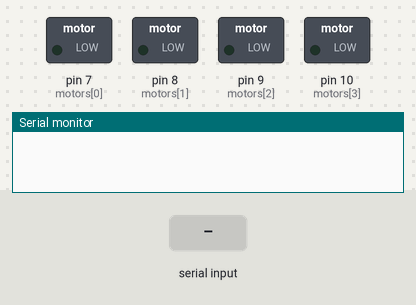
This sketch was run on a simulated Arduino Uno, built with avr-gcc and run on an emulated ATmega328P. Parts: switched loads named in the sketch (green lamp = pin HIGH), the last lines printed to the serial monitor. The test bench sets the inputs (shaded band).

Above: at 1.2 s.
1.3 s: "1" received over the second serial link
At 2.3 s:
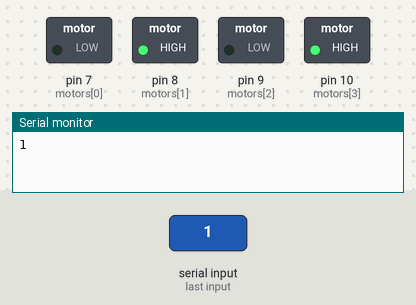
2.8 s: "2" received over the second serial link
At 3.5 s:
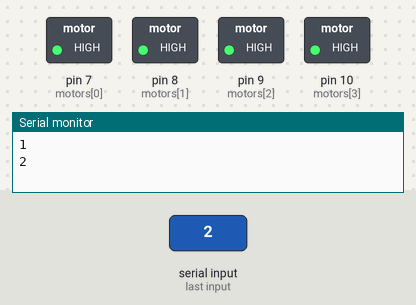
4.3 s: "3" received over the second serial link
At 4.6 s:
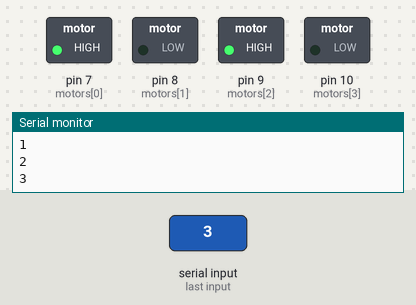
5.8 s: "4" received over the second serial link
At 7.0 s:
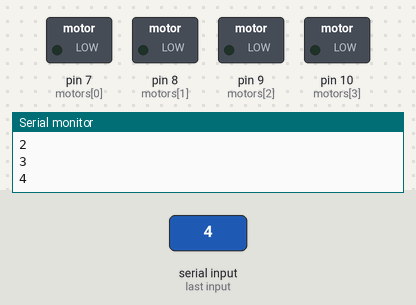
Timing chart, 0 to 8.3 s (numbered marks = the images above; inputs shaded):
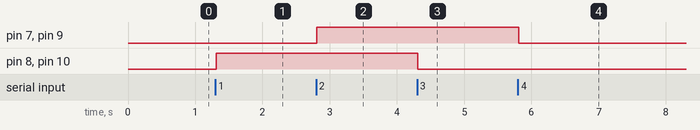

Measured:
- after the input at 1.3 s, pin 8 (motors[1]), pin 10 (motors[3]): LOW → HIGH at once
- after the input at 2.8 s, pin 7 (motors[0]), pin 9 (motors[2]): LOW → HIGH at once
- after the input at 4.3 s, pin 8 (motors[1]), pin 10 (motors[3]): HIGH → LOW at once
- after the input at 5.8 s, pin 7 (motors[0]), pin 9 (motors[2]): HIGH → LOW at once

The sketch:

redbot.ino
```cpp
#include <SoftwareSerial.h>

int motors[]={7,8,9,10};
String state;
SoftwareSerial bluetooth(11,12);//TX RX
void setup(){
  for(int i=0;i<4;i++){
 pinMode(motors[i],OUTPUT);
  }
bluetooth.begin(115200);
Serial.begin(9600);

}

void loop(){
    while(bluetooth.available())//check if there is an available byte to read
  {
    delay(10);
    char c=bluetooth.read();//Conduct a serial read
    state +=c;//build the string-either "1","2","3","4";
  }
  if(state.length()>0){
    Serial.println(state);
    motorsfwd();
   state="";
}
}

void motorsfwd(){
  /*MOVEFORWARD*/
  if(state=="1"){
    digitalWrite(motors[1],HIGH);
    digitalWrite(motors[3],HIGH);

  }
   /*REVERSE*/
   else if(state=="2"){
    digitalWrite(motors[0],HIGH);
    digitalWrite(motors[2],HIGH);

    }
  /*TURN OFF FORWARD*/
  else if(state=="3"){
    digitalWrite(motors[1],LOW);
    digitalWrite(motors[3],LOW);

    }

    /*TURN OFF REVERSE*/
    else if(state=="4"){
      digitalWrite(motors[0],LOW);
      digitalWrite(motors[2],LOW);

      }
      /*TURN ALL MOTORS OFF*/
     else if(state=="5"){
      digitalWrite(motors[0],LOW);
      digitalWrite(motors[1],LOW);
      digitalWrite(motors[2],LOW);
      digitalWrite(motors[3],LOW);
     }

}
```
